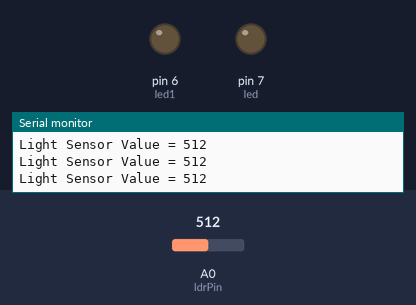
Recording of a sketch running on a simulated Arduino Uno, built with avr-gcc and run on an emulated ATmega328P. On the bench: output pins drawn as LEDs (lit = HIGH), the last lines printed to the serial monitor. Inputs (shaded band) come from the test bench; at power-on: A0 (ldrPin) = 512.

Above: at 1.2 s.
1.3 s: A0 (ldrPin) set to 75
4.3 s: A0 (ldrPin) set to 65
At 5.7 s:
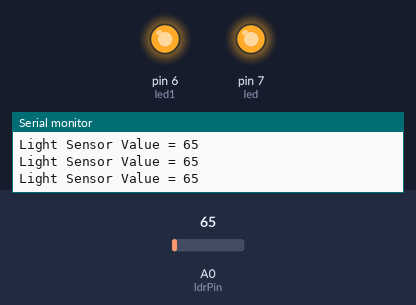
Timing chart, 0 to 7.3 s (numbered marks = the images above; inputs shaded):
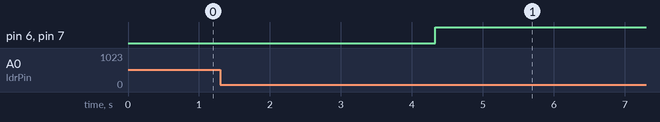

Measured:
- the behaviour switches between 71 and 70 on A0 (ldrPin) (found by bisection; images 0 and 1)
- after the input at 4.3 s, pin 6 (led1), pin 7 (led): LOW → HIGH at once

The sketch:

LDR-Sensor-LED.ino
```cpp
int ldrPin = A0;
int led = 7;
int led1 = 6;
int threshold = 70;
void setup()
{
  Serial.begin(9600);
  pinMode(led, OUTPUT);
  pinMode(led1, OUTPUT);
}
void loop()
{
  int data = analogRead(ldrPin);
  Serial.println("");
  Serial.print("Light Sensor ");
  Serial.print("Value = ");
  Serial.print(data);
  if(data <= threshold)
  {
    digitalWrite(led, HIGH);
    digitalWrite(led1, HIGH);
  }
  else
  {
    digitalWrite(led, LOW);
    digitalWrite(led1, LOW);
  }
}
```
